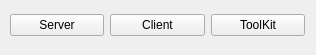
<?xml version="1.0" encoding="UTF-8"?>
<ui version="4.0">
 <class>MainWindow</class>
 <widget class="QMainWindow" name="MainWindow">
  <property name="geometry">
   <rect>
    <x>0</x>
    <y>0</y>
    <width>316</width>
    <height>55</height>
   </rect>
  </property>
  <property name="windowTitle">
   <string>NetCpy</string>
  </property>
  <widget class="QWidget" name="centralwidget">
   <widget class="QWidget" name="">
    <property name="geometry">
     <rect>
      <x>10</x>
      <y>10</y>
      <width>295</width>
      <height>30</height>
     </rect>
    </property>
    <layout class="QHBoxLayout" name="horizontalLayout">
     <item>
      <widget class="QPushButton" name="pushButton_server">
       <property name="text">
        <string>Server</string>
       </property>
      </widget>
     </item>
     <item>
      <widget class="QPushButton" name="pushButton_client">
       <property name="text">
        <string>Client</string>
       </property>
      </widget>
     </item>
     <item>
      <widget class="QPushButton" name="pushButton_toolKit">
       <property name="text">
        <string>ToolKit</string>
       </property>
      </widget>
     </item>
    </layout>
   </widget>
  </widget>
 </widget>
 <resources/>
 <connections/>
</ui>
